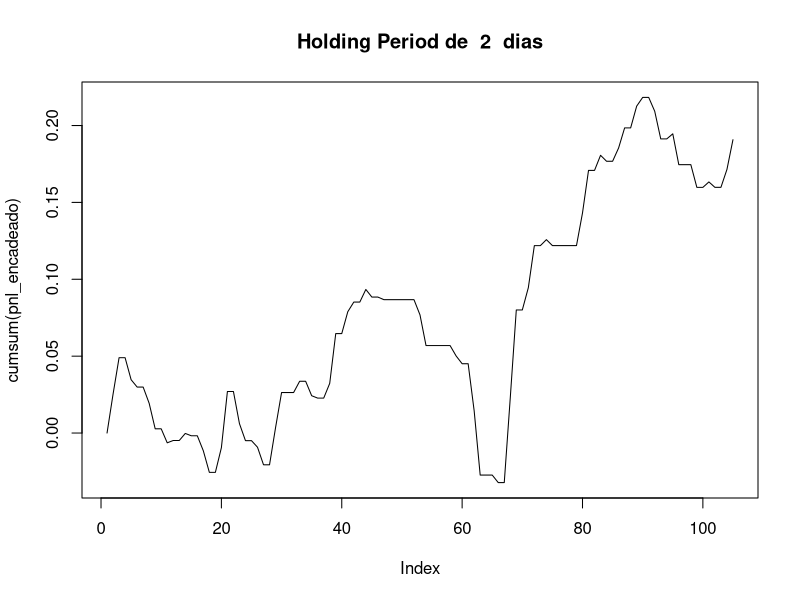
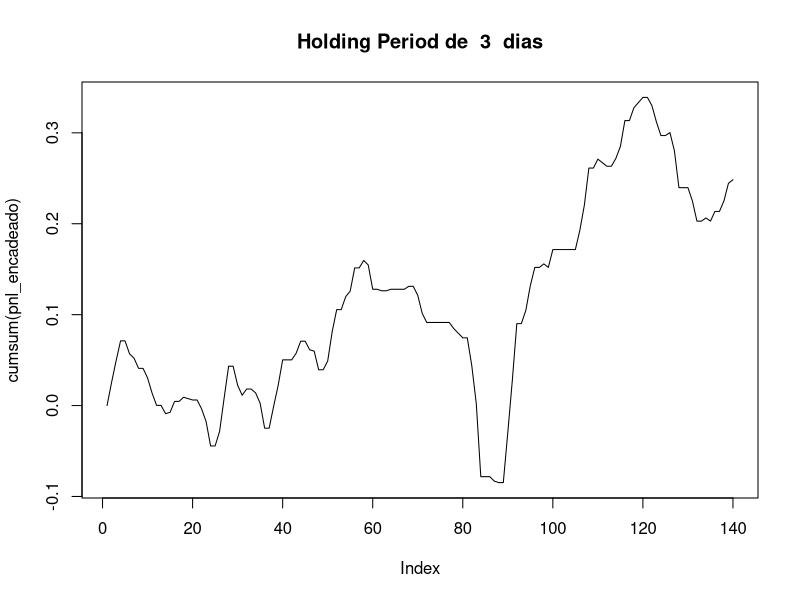
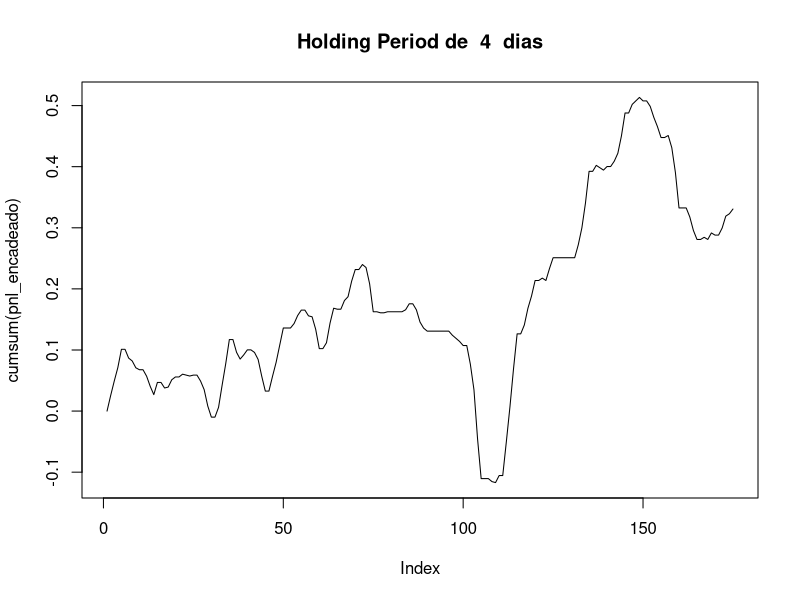
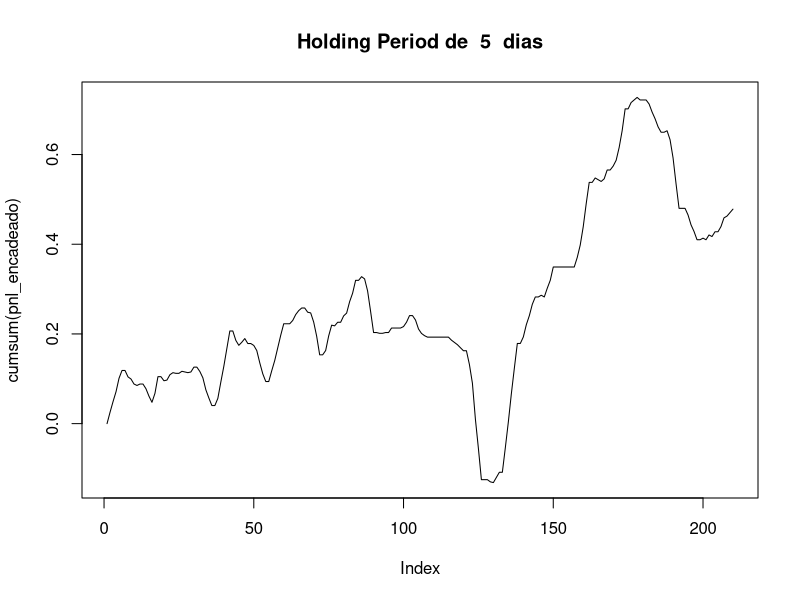
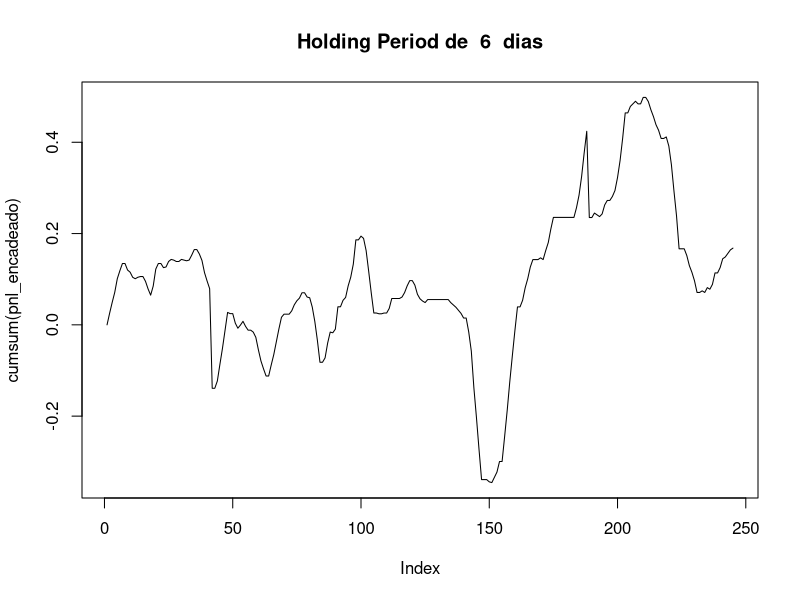
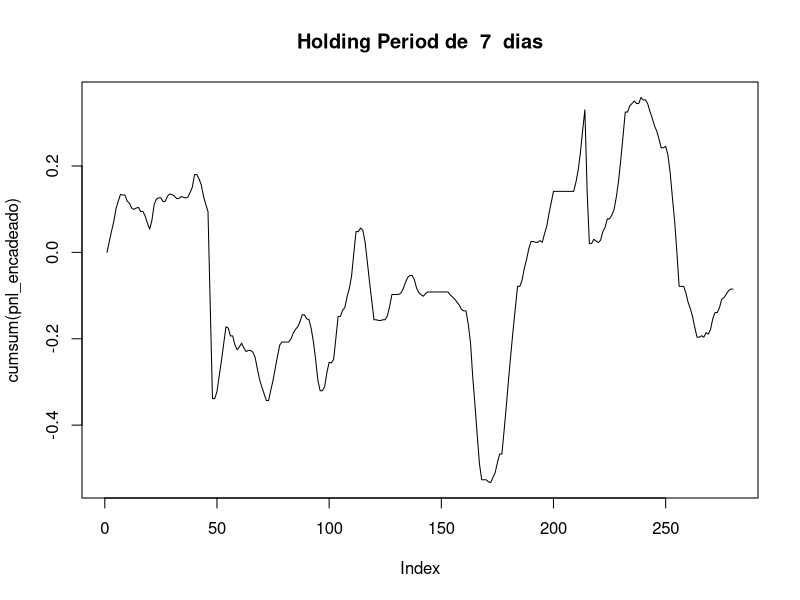
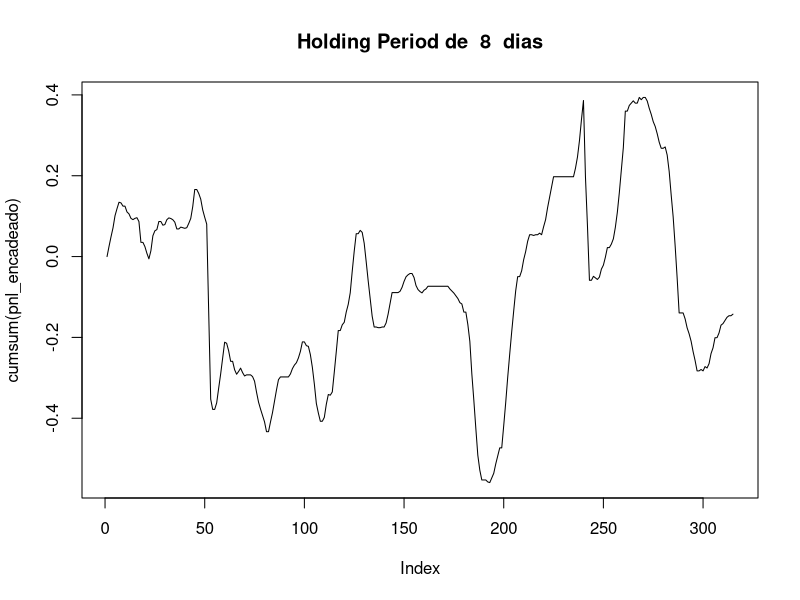
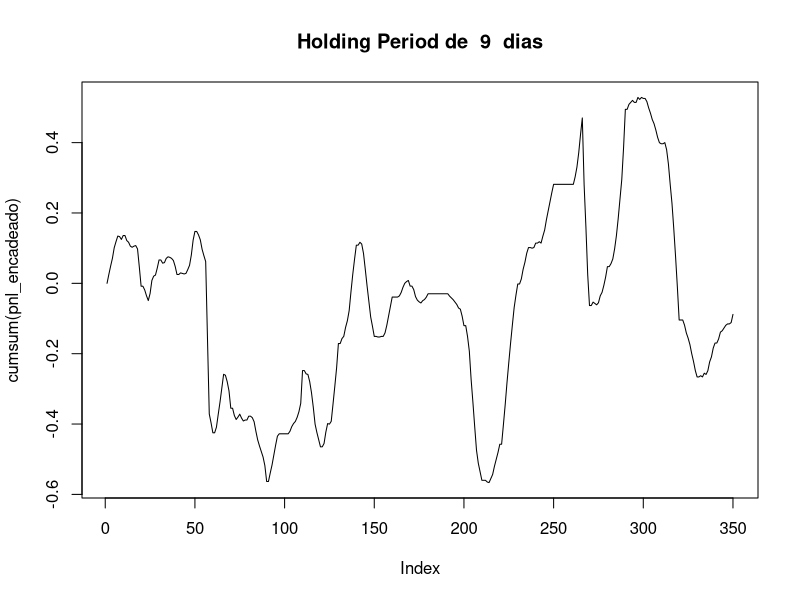

Generate these figures, in order, with R:
# Estratégia SWAP

# Limpa workspace
rm(list=ls())

library(ggplot2)
library(readxl)
library(quantmod)
library(dplyr)
library(tidyr)
library(purrr)

# Importa base ####
this.dir <- getwd()
pos = gregexpr('/', this.dir)
ultima_barra = unlist(pos)[length(unlist(pos))]

data.dir = paste(substr(this.dir,1,ultima_barra),"Data",sep="")

setwd(data.dir)


df_ipca = read_excel("IPCA_SWAP_bbg.xlsx", sheet = "1", na = c("NA","VAZIO","#NOME?","#N/A N/A"))
df_ipca15 = read_excel("IPCA_SWAP_bbg.xlsx", sheet = "3", na = c("NA","VAZIO","#NOME?","#N/A N/A"))
df_swap = read_excel("IPCA_SWAP_bbg.xlsx", sheet = "2", na = c("NA","VAZIO","#NOME?","#N/A N/A"))

df_ipca = df_ipca[-1,]
df_ipca15 = df_ipca15[-1,]
df_swap = df_swap[-1,]

colnames(df_ipca) = c("data_mensal","IPCA","Consenso","Release")
colnames(df_ipca15) = c("data_mensal","IPCA_15","Consenso","Release")
colnames(df_swap) = c("data_diaria","Swap")
df_swap$data_diaria = as.Date(df_swap$data_diaria, format="Y%-m%-d%")

# Transforma Release (bbg) em data
df_dt_release = df_ipca %>% mutate(dt_release = as.Date(paste(substr(Release,7,8), substr(Release,5,6),
                                              substr(Release,1,4),sep="/"),format="%d/%m/%Y"))

df_dt_release_15 = df_ipca15 %>% mutate(dt_release = as.Date(paste(substr(Release,7,8), substr(Release,5,6),
                                                              substr(Release,1,4),sep="/"),format="%d/%m/%Y"))

df_ipca_new = df_ipca
df_ipca_new$data_mensal = df_dt_release$dt_release
df_ipca15$data_mensal = df_dt_release_15$dt_release
df_ipca_new = df_ipca_new %>% mutate(surpresa = IPCA - Consenso)
df_ipca15_new = df_ipca15 %>% mutate(supresa15 = IPCA_15 - Consenso)

ret = c(0,diff(log(df_swap$Swap)))

# Parâmetros ####
inicio = min(which(df_ipca_new$data_mensal > df_swap$data_diaria[1]))
fim = nrow(df_ipca_new)-2
retorno_amostra_inteira = matrix(0,length(1:21),1)
sharpe = matrix(0,length(1:21),1)


for (jj in 2:21) { # 
  holding_period = jj
  
  # Matrizes auxiliares
  pnl_surpresa = matrix(0,nrow = nrow(df_ipca_new),ncol = holding_period)
  pnl_surpresa_acumulado = matrix(0,nrow = nrow(df_ipca_new), ncol = (1+holding_period))
  position_surpresa = matrix(0,nrow = nrow(df_ipca_new),1)
  pnl_encadeado = matrix(0,nrow = (nrow(df_ipca_new)*holding_period), ncol = 1)
  data_surpresa = data.frame("Data"=rep(as.Date(NA),(nrow(df_ipca_new))))
  data_surpresa_diaria = data.frame("Data"=rep(as.Date(NA),(nrow(df_ipca_new))))
  
  # Loop backtest ####
  
  for (ii in inicio:fim){
    local = which(df_swap$data_diaria == df_ipca_new$data_mensal[ii])
    position_surpresa[ii,1] = sign(df_ipca_new$surpresa[ii])
    pnl_surpresa[ii,] = position_surpresa[ii,1] * ret[(local+1):(local+holding_period)]
    pnl_surpresa_acumulado[ii,2:ncol(pnl_surpresa_acumulado)] = cumsum(pnl_surpresa[ii,])
    # check de datas
    data_surpresa$Data[ii] = df_ipca_new$data_mensal[ii]
    data_surpresa_diaria[ii,1] = df_swap$data_diaria[local]
    }
  
  retorno = rowSums(pnl_surpresa[inicio:fim,], na.rm = TRUE)
  retorno_amostra_inteira[jj,1] = (sum(retorno))
  # hist(retorno)
  
  pnl_encadeado = as.vector(t(pnl_surpresa_acumulado[inicio:fim,]))
  sharpe[jj,1] = mean(pnl_encadeado, na.rm = TRUE)/sd(pnl_encadeado, na.rm = TRUE)*sqrt(252)
  plot(cumsum(pnl_encadeado), type="lyne")
  title(paste("Holding Period de ",toString(holding_period)," dias"))
  Sys.sleep(0.5)

}

# Relatórios ####

matplot(t(pnl_surpresa_acumulado[inicio:fim,]), type = 'l', 
        lty = 1, color = "black", xlab = "Dias", ylab = "Retorno Acumulado", 
        main = "Trajetórias por release")

hist(pnl_surpresa_acumulado[inicio:fim,ncol(pnl_surpresa_acumulado)], 
     main = "Distribuição por release do IPCA", xlab = "PnL Acumulado")



